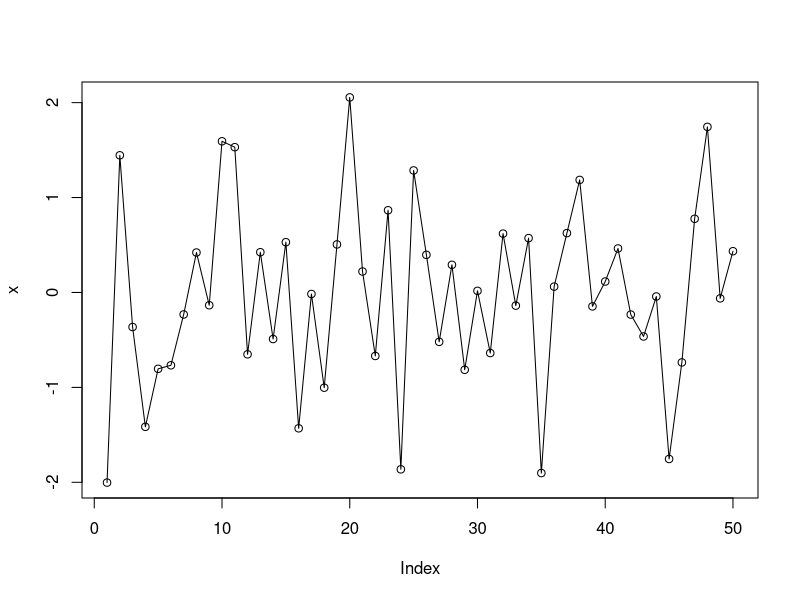

This figure's R source: (Note: this script raises an error after producing the figure.)
x <- rnorm(50)
x
plot(x)
lines(x)
abline(h=mean(x),col=red)
abline(h=median(x),col="blue")
abline(h=quantile(x,0.25),col="green")
abline(h=quantile(x, 0.75),col="green")
